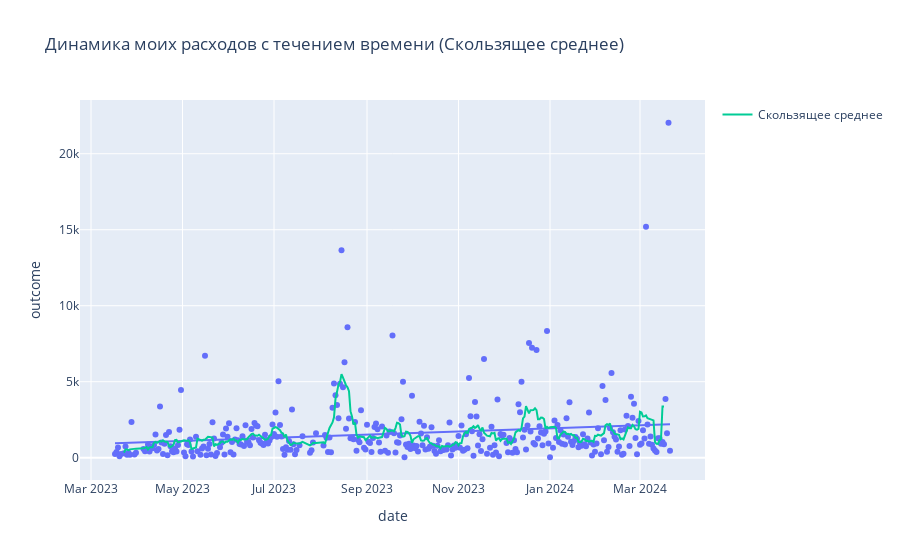

Notebook code cell kept with this figure:
### Markdown cell above
#### Рассмотрим тренд моих трат

### Code cell
plot_data = data.groupby('date', as_index=False) \
                .agg({'outcome' : 'sum'}) \
                .sort_values('date')

plot_data['rolling'] = plot_data['outcome'].rolling(10, center=True).mean()

# Используем px.scatter для добавления линии тренда к исходным данным дохода
fig = px.scatter(plot_data, x='date', y='outcome', trendline="ols",
                 title='Динамика моих расходов с течением времени (Скользящее среднее)')

# Добавляем линию скользящего среднего отдельно
fig.add_scatter(x=plot_data['date'], y=plot_data['rolling'], mode='lines', name='Скользящее среднее')

fig.show()

### Figure 1 — Plotly figure (JSON) as saved in the notebook; plotly's stock layout.template omitted (floating-point values rounded to 4 significant figures; data arrays with more than 128 entries replaced by an {"elided": "..."} marker saying what was removed)
{"data": [{"hovertemplate": "date=%{x}<br>outcome=%{y}<extra></extra>", "legendgroup": "", "marker": {"color": "#636efa", "symbol": "circle"}, "mode": "markers", "name": "", "orientation": "v", "showlegend": false, "type": "scatter", "x": {"elided": "341 str values"}, "xaxis": "x", "y": {"elided": "341 float values"}, "yaxis": "y"}, {"hovertemplate": "<b>OLS trendline</b><br>outcome = 3.88529e-05 * date + -64280.7<br>R<sup>2</sup>=0.030385<br><br>date=%{x}<br>outcome=%{y} <b>(trend)</b><extra></extra>", "legendgroup": "", "marker": {"color": "#636efa", "symbol": "circle"}, "mode": "lines", "name": "", "showlegend": false, "type": "scatter", "x": {"elided": "341 str values"}, "xaxis": "x", "y": {"elided": "341 float values"}, "yaxis": "y"}, {"mode": "lines", "name": "Скользящее среднее", "type": "scatter", "x": {"elided": "341 str values"}, "y": {"elided": "341 float values"}}], "layout": {"legend": {"tracegroupgap": 0}, "title": {"text": "Динамика моих расходов с течением времени (Скользящее среднее)"}, "xaxis": {"anchor": "y", "domain": [0, 1], "title": {"text": "date"}}, "yaxis": {"anchor": "x", "domain": [0, 1], "title": {"text": "outcome"}}}}
